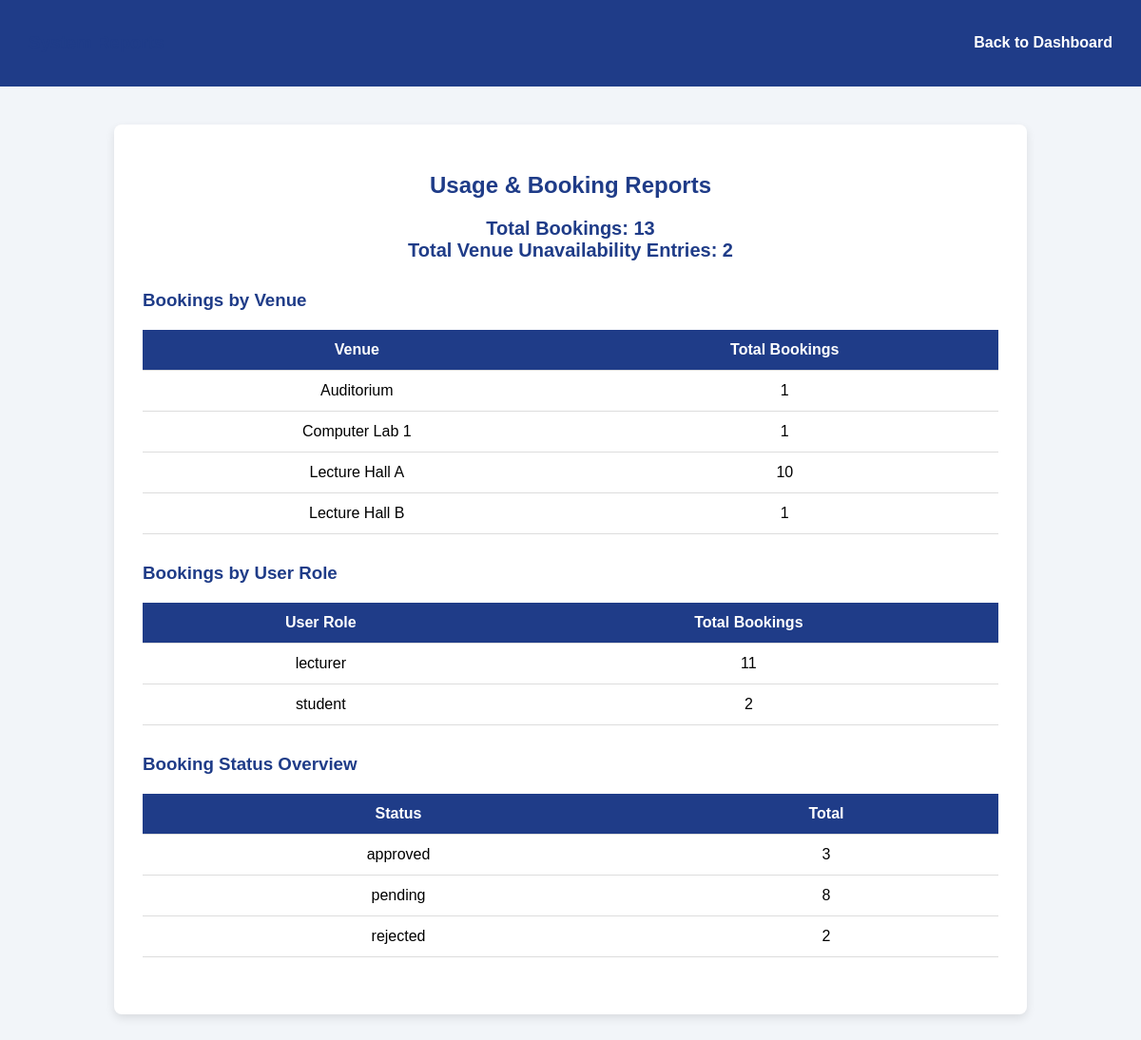
Page /admin/reports (signed in) on the committed database.
### tables this page shows
CREATE TABLE venue_bookings (
    id INTEGER PRIMARY KEY AUTOINCREMENT,
    title TEXT NOT NULL,
    date TEXT NOT NULL,
    start_time TEXT NOT NULL,
    end_time TEXT NOT NULL,
    location TEXT NOT NULL,
    booked_by TEXT NOT NULL,
    user_role TEXT NOT NULL
, status TEXT DEFAULT 'pending');

### app.py (the view)
@app.route('/admin/reports')
def admin_reports():
    if session.get('role') != 'admin':
        flash("Access denied", "danger")
        return redirect(url_for('dashboard'))
    total_bookings = query_db(
        ADMIN_DB,
        "SELECT COUNT(*) FROM venue_bookings",
        one=True
    )[0]
    bookings_by_venue = query_db(
        ADMIN_DB,
        """
        SELECT location, COUNT(*)
        FROM venue_bookings
        GROUP BY location
        """
    )
    bookings_by_role = query_db(
        ADMIN_DB,
        """
        SELECT user_role, COUNT(*)
        FROM venue_bookings
        GROUP BY user_role
        """
    )
    bookings_by_status = query_db(
        ADMIN_DB,
        """
        SELECT status, COUNT(*)
        FROM venue_bookings
        GROUP BY status
        """
    )
    total_unavailable = query_db(
        ADMIN_DB,
        "SELECT COUNT(*) FROM venue_unavailability",
        one=True
    )[0]
    return render_template(
        'reports.html',
        total_bookings=total_bookings,
        bookings_by_venue=bookings_by_venue,
        bookings_by_role=bookings_by_role,
        bookings_by_status=bookings_by_status,
        total_unavailable=total_unavailable
    )

### app.py (called while the page is built)
def query_db(db, query, args=(), one=False):
    conn = sqlite3.connect(db)
    conn.row_factory = sqlite3.Row
    cur = conn.cursor()
    cur.execute(query, args)
    conn.commit()
    result = cur.fetchall()
    conn.close()
    return result[0] if one and result else result

### templates/reports.html (shortened to what this page needs)
<!DOCTYPE html>
<html lang="en">
<head>
</head>
<body>
<div class="navbar">
    <h3>System Reports</h3>
    <a href="{{ url_for('dashboard') }}">Back to Dashboard</a>
</div>
<div class="container">
    <h2>Usage & Booking Reports</h2>
    <div class="stat">
        Total Bookings: {{ total_bookings }} <br>
        Total Venue Unavailability Entries: {{ total_unavailable }}
    </div>
    <h3>Bookings by Venue</h3>
    <table>
        <tr>
            <th>Venue</th>
            <th>Total Bookings</th>
        </tr>
        {% for v in bookings_by_venue %}
        <tr>
            <td>{{ v[0] }}</td>
            <td>{{ v[1] }}</td>
        </tr>
        {% endfor %}
    </table>
    <h3>Bookings by User Role</h3>
    <table>
        <tr>
            <th>User Role</th>
            <th>Total Bookings</th>
        </tr>
        {% for r in bookings_by_role %}
        <tr>
            <td>{{ r[0] }}</td>
            <td>{{ r[1] }}</td>
        </tr>
        {% endfor %}
    </table>
    <h3>Booking Status Overview</h3>
    <table>
        <tr>
            <th>Status</th>
            <th>Total</th>
        </tr>
        {% for s in bookings_by_status %}
        <tr>
            <td>{{ s[0] }}</td>
            <td>{{ s[1] }}</td>
        </tr>
        {% endfor %}
    </table>
</div>
</body>
</html>

### templates/reports.html (style rules this page uses)
body { font-family: Arial, sans-serif; background-color: #f2f5f9; margin: 0; }
.navbar { background-color: #1f3c88; color: white; padding: 15px 30px; display: flex; justify-content: space-between; align-items: center; }
.navbar a { color: white; text-decoration: none; font-weight: bold; }
.container { max-width: 900px; margin: 40px auto; background: white; padding: 30px; border-radius: 8px; box-shadow: 0 4px 10px rgba(0,0,0,0.1); }
h2, h3 { color: #1f3c88; margin-bottom: 20px; }
h2 { text-align: center; }
table { width: 100%; border-collapse: collapse; margin-bottom: 30px; }
th, td { padding: 12px; border-bottom: 1px solid #ddd; text-align: center; }
th { background-color: #1f3c88; color: white; }
.stat { font-size: 20px; font-weight: bold; color: #1f3c88; margin-bottom: 30px; text-align: center; }

### rows in the picture
venue_bookings: location "Auditorium", v "1"
venue_bookings: location "Computer Lab 1", v "1"
venue_bookings: location "Lecture Hall A", id "10"
venue_bookings: location "Lecture Hall B", v "1"
venue_bookings: status "rejected", id "2"

### other values in the picture
{{ total_bookings }} "13"
{{ total_unavailable }} "2"
{{ r[0] }} "lecturer" "student"
{{ r[1] }} "11" "2"
{{ s[0] }} "approved" "pending"
{{ s[1] }} "3" "8"
